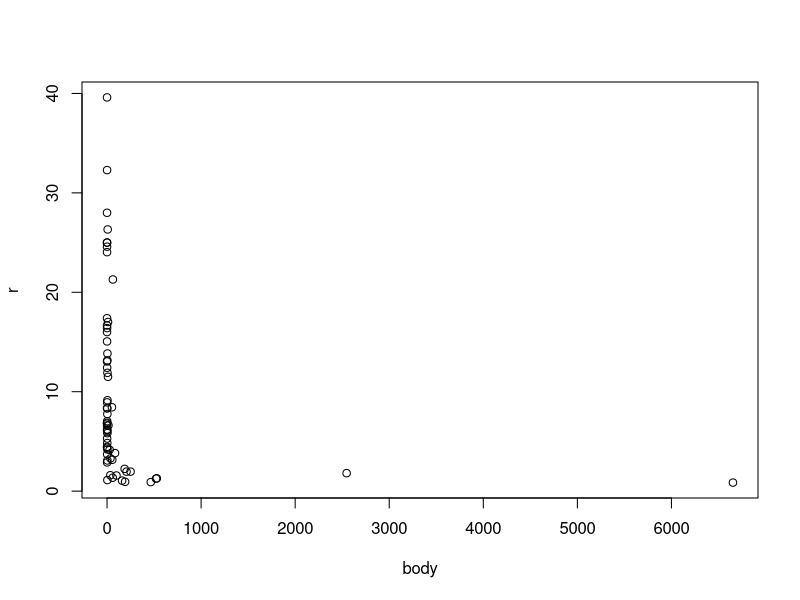
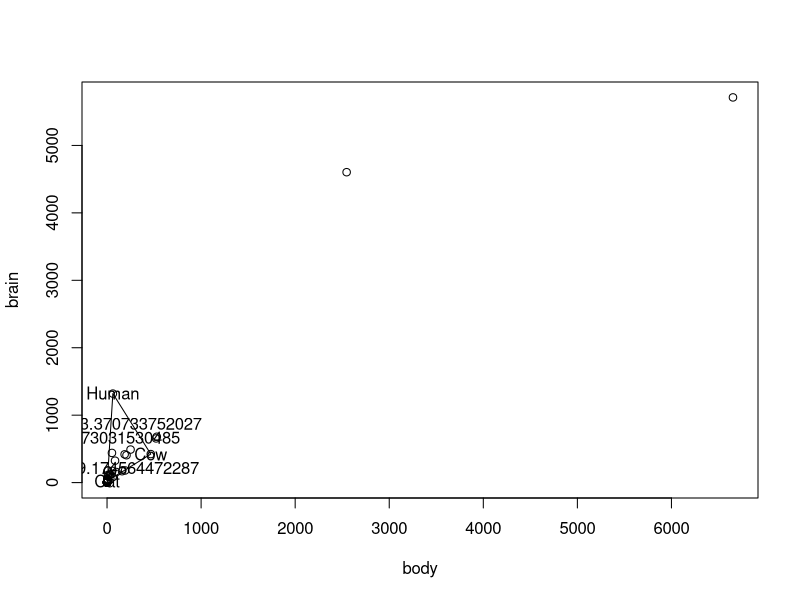

The R script that drew these images, in order:
## ---- chunk 1
library(MASS)
r = mammals$brain / mammals$body
## ---- chunk 2
plot(mammals$body,r,xlab = 'body',ylab = 'r')
## ---- chunk 3
plot(mammals$body,mammals$brain,xlab = 'body',ylab = 'brain')
y = mammals[c('Cat','Cow','Human'),]
polygon(y)
text(y,rownames(y))
pairs = combn(rownames(y),2)
x = (y[c(pairs[1,]),] + y[c(pairs[2,]),]) / 2
d = as.character(dist(y))
text(x,d)
